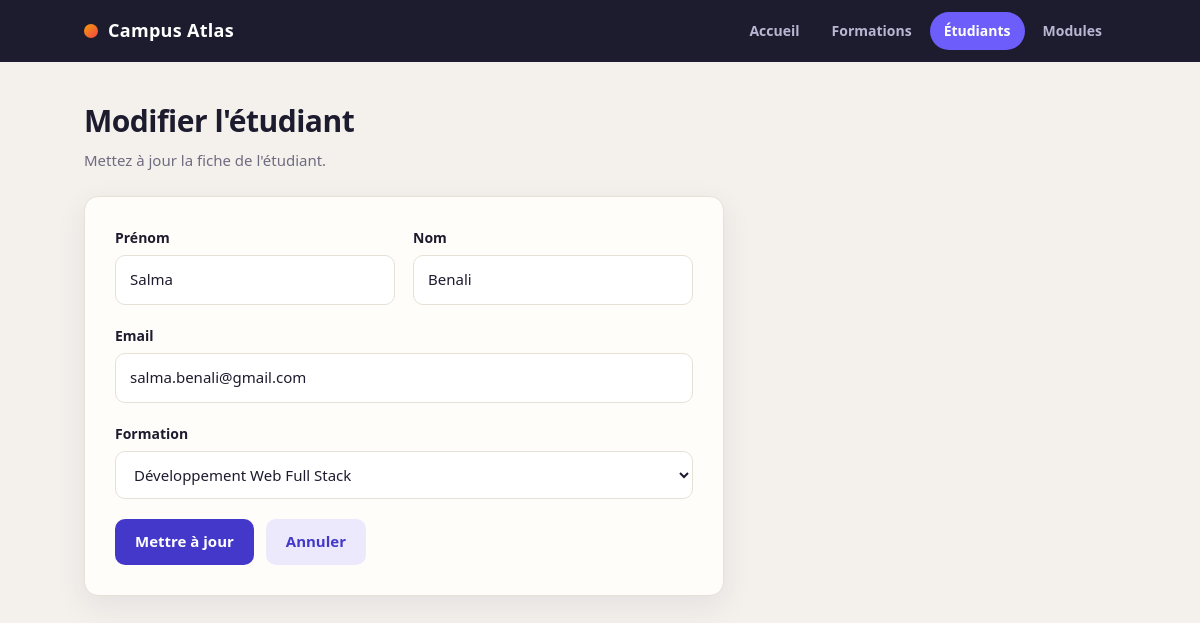
/etudiants/edit.php?id=2, run on the app's committed database.
### tables this page shows
CREATE TABLE etudiants (
    id INT AUTO_INCREMENT PRIMARY KEY,
    nom VARCHAR(80) NOT NULL,
    prenom VARCHAR(80) NOT NULL,
    email VARCHAR(150) NOT NULL UNIQUE,
    formation_id INT NOT NULL,
    FOREIGN KEY (formation_id) REFERENCES formations(id)
);

CREATE TABLE formations (
    id INT AUTO_INCREMENT PRIMARY KEY,
    intitule VARCHAR(120) NOT NULL,
    duree_mois INT NOT NULL,
    tarif DECIMAL(10,2) NOT NULL
);

### etudiants/edit.php (the view, shortened to what this page needs)
<?php
require_once "../database/connexion.php";
$id = $_GET["id"];
$statement = $pdo->prepare("SELECT * FROM etudiants WHERE id = :id");
$statement->execute(["id" => $id]);
$etudiant = $statement->fetch(PDO::FETCH_ASSOC);
$formations = $pdo
    ->query("SELECT id, intitule FROM formations ORDER BY intitule")
    ->fetchAll(PDO::FETCH_ASSOC);
?>
<!DOCTYPE html>
<html lang="fr">
<head>
    <link rel="stylesheet" href="../assets/css/style.css">
</head>
<body>
<header class="nav">
    <div class="nav-inner">
        <a class="logo" href="../index.php"><span class="logo-dot"></span>Campus Atlas</a>
        <nav>
            <a href="../index.php">Accueil</a>
            <a href="../formations/index.php">Formations</a>
            <a href="../etudiants/index.php" class="on">Étudiants</a>
            <a href="../modules/index.php">Modules</a>
        </nav>
    </div>
</header>
<main class="wrap">
<div class="head"><div><h1>Modifier l'étudiant</h1><p>Mettez à jour la fiche de l'étudiant.</p></div></div>
<form method="POST" class="card form">
    <div class="row2">
        <div class="field">
            <label for="prenom">Prénom</label>
            <input type="text" id="prenom" name="prenom" maxlength="80"
                   value="<?php echo htmlspecialchars($etudiant["prenom"]); ?>" required>
        </div>
        <div class="field">
            <label for="nom">Nom</label>
            <input type="text" id="nom" name="nom" maxlength="80"
                   value="<?php echo htmlspecialchars($etudiant["nom"]); ?>" required>
        </div>
    </div>
    <div class="field">
        <label for="email">Email</label>
        <input type="email" id="email" name="email" maxlength="150"
               value="<?php echo htmlspecialchars($etudiant["email"]); ?>" required>
    </div>
    <div class="field">
        <label for="formation_id">Formation</label>
        <select id="formation_id" name="formation_id" required>
            <?php foreach ($formations as $f) { ?>
                <option value="<?php echo $f["id"]; ?>"
                    <?php echo ($f["id"] == $etudiant["formation_id"]) ? "selected" : ""; ?>>
                    <?php echo htmlspecialchars($f["intitule"]); ?>
                </option>
            <?php } ?>
        </select>
    </div>
    <div class="form-actions">
        <button type="submit" class="btn">Mettre à jour</button>
        <a class="btn light" href="index.php">Annuler</a>
    </div>
</form>
</main>
</body>
</html>

### assets/css/style.css (style rules this page uses)
:root { --bg:#f4f1ec; --card:#fffdf9; --ink:#1d1b2e; --muted:#6f6b80; --line:#e6e0d6; --brand:#4338ca; --brand-2:#6d5efc; --accent:#f59e0b; --danger:#dc2626; --ok:#059669; --radius:14px; --shadow:0 10px 30px rgba(40,30,90,.08); }
* { box-sizing:border-box }
body { margin:0;background:var(--bg);color:var(--ink);font:15px/1.55 "Segoe UI",system-ui,-apple-system,Roboto,sans-serif }
a { color:var(--brand);text-decoration:none }
.nav { background:#1d1b2e;position:sticky;top:0;z-index:10 }
.nav-inner { max-width:1080px;margin:auto;padding:0 24px;height:62px;display:flex;align-items:center;justify-content:space-between;gap:20px }
.logo { color:#fff;font-weight:800;font-size:18px;letter-spacing:.3px;display:flex;align-items:center;gap:10px }
.logo-dot { width:14px;height:14px;border-radius:50%;background:linear-gradient(135deg,var(--accent),#ef4444) }
.nav nav { display:flex;gap:4px;flex-wrap:wrap }
.nav nav a { color:#b9b6d3;padding:8px 14px;border-radius:999px;font-weight:600;font-size:14px }
.nav nav a.on { background:var(--brand-2);color:#fff }
.wrap { max-width:1080px;margin:0 auto;padding:36px 24px 60px;min-height:70vh }
.head { display:flex;justify-content:space-between;align-items:flex-end;gap:16px;flex-wrap:wrap;margin-bottom:24px }
.head h1 { margin:0;font-size:30px;letter-spacing:-.5px }
.head p { margin:4px 0 0;color:var(--muted) }
.btn { display:inline-block;border:0;cursor:pointer;background:var(--brand);color:#fff;padding:11px 20px;border-radius:10px;font:inherit;font-weight:700 }
.btn.light { background:#ebe9fb;color:var(--brand) }
.card { background:var(--card);border:1px solid var(--line);border-radius:var(--radius);box-shadow:var(--shadow);overflow:hidden }
.form { max-width:640px;padding:30px }
.field { margin-bottom:20px }
.field label { display:block;font-weight:700;font-size:14px;margin-bottom:7px }
.field input,.field select { width:100%;padding:12px 14px;border:1.5px solid var(--line);border-radius:10px;background:#fff;font:inherit;color:var(--ink) }
.row2 { display:grid;grid-template-columns:1fr 1fr;gap:18px }
.form-actions { display:flex;gap:12px;margin-top:8px }

### data on the page
etudiants: prenom "Salma", nom "Benali", email "salma.benali@gmail.com", formation_id "Développement Web Full Stack"
